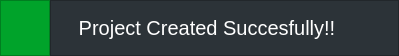
<?xml version="1.0" encoding="UTF-8"?>
<ui version="4.0">
 <class>msg_dialog</class>
 <widget class="QDialog" name="msg_dialog">
  <property name="geometry">
   <rect>
    <x>0</x>
    <y>0</y>
    <width>399</width>
    <height>56</height>
   </rect>
  </property>
  <property name="minimumSize">
   <size>
    <width>0</width>
    <height>40</height>
   </size>
  </property>
  <property name="maximumSize">
   <size>
    <width>16777215</width>
    <height>56</height>
   </size>
  </property>
  <property name="windowTitle">
   <string>Dialog</string>
  </property>
  <layout class="QHBoxLayout" name="horizontalLayout">
   <property name="spacing">
    <number>0</number>
   </property>
   <property name="leftMargin">
    <number>0</number>
   </property>
   <property name="topMargin">
    <number>0</number>
   </property>
   <property name="rightMargin">
    <number>0</number>
   </property>
   <property name="bottomMargin">
    <number>0</number>
   </property>
   <item>
    <widget class="QFrame" name="frame">
     <property name="maximumSize">
      <size>
       <width>50</width>
       <height>16777215</height>
      </size>
     </property>
     <property name="styleSheet">
      <string notr="true">background-color: rgb(0, 163, 42);</string>
     </property>
     <property name="frameShape">
      <enum>QFrame::StyledPanel</enum>
     </property>
     <property name="frameShadow">
      <enum>QFrame::Raised</enum>
     </property>
     <layout class="QGridLayout" name="gridLayout_2">
      <item row="0" column="0">
       <widget class="QPushButton" name="pushButton">
        <property name="styleSheet">
         <string notr="true">border:none;</string>
        </property>
        <property name="text">
         <string/>
        </property>
        <property name="icon">
         <iconset resource="../files.qrc">
          <normaloff>:/24x24/icons/24x24/cil-check-alt.png</normaloff>:/24x24/icons/24x24/cil-check-alt.png</iconset>
        </property>
        <property name="iconSize">
         <size>
          <width>32</width>
          <height>32</height>
         </size>
        </property>
        <property name="flat">
         <bool>true</bool>
        </property>
       </widget>
      </item>
     </layout>
    </widget>
   </item>
   <item>
    <widget class="QFrame" name="display_frame">
     <property name="styleSheet">
      <string notr="true">background-color: rgb(44, 51, 56);</string>
     </property>
     <property name="frameShape">
      <enum>QFrame::StyledPanel</enum>
     </property>
     <property name="frameShadow">
      <enum>QFrame::Raised</enum>
     </property>
     <layout class="QGridLayout" name="gridLayout">
      <property name="leftMargin">
       <number>0</number>
      </property>
      <property name="topMargin">
       <number>0</number>
      </property>
      <property name="rightMargin">
       <number>0</number>
      </property>
      <property name="bottomMargin">
       <number>0</number>
      </property>
      <property name="spacing">
       <number>0</number>
      </property>
      <item row="0" column="0">
       <widget class="QLabel" name="display_msg">
        <property name="font">
         <font>
          <family>Segoe UI</family>
          <pointsize>15</pointsize>
         </font>
        </property>
        <property name="styleSheet">
         <string notr="true">color: rgb(255, 255, 255);
</string>
        </property>
        <property name="text">
         <string>     Project Created Succesfully!!</string>
        </property>
       </widget>
      </item>
     </layout>
    </widget>
   </item>
  </layout>
 </widget>
 <resources>
  <include location="../files.qrc"/>
 </resources>
 <connections/>
</ui>
